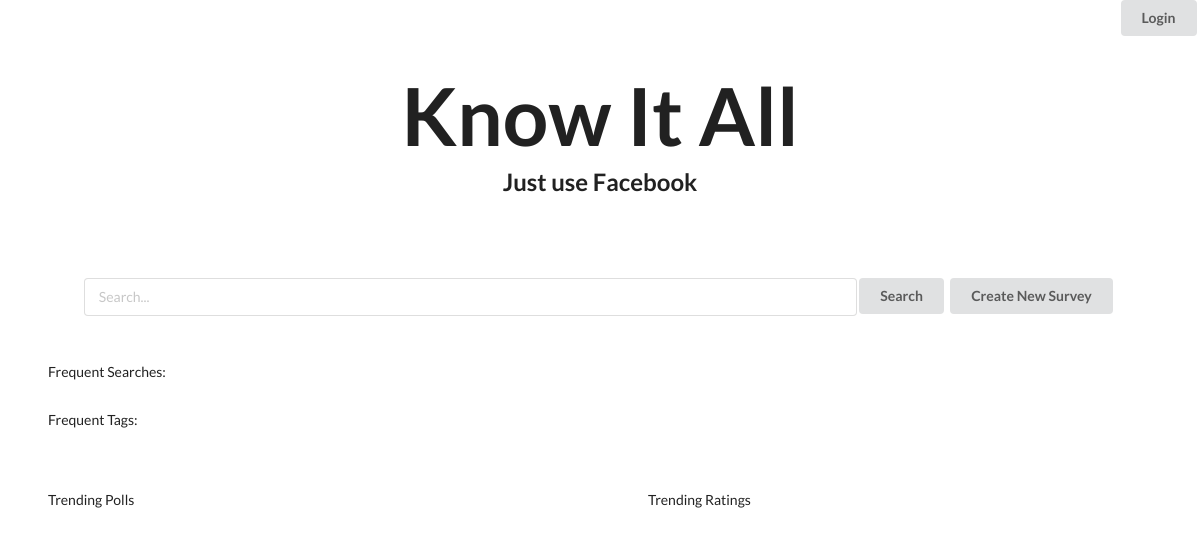
Before: /www/knowitall/home-search.php with the older database file.
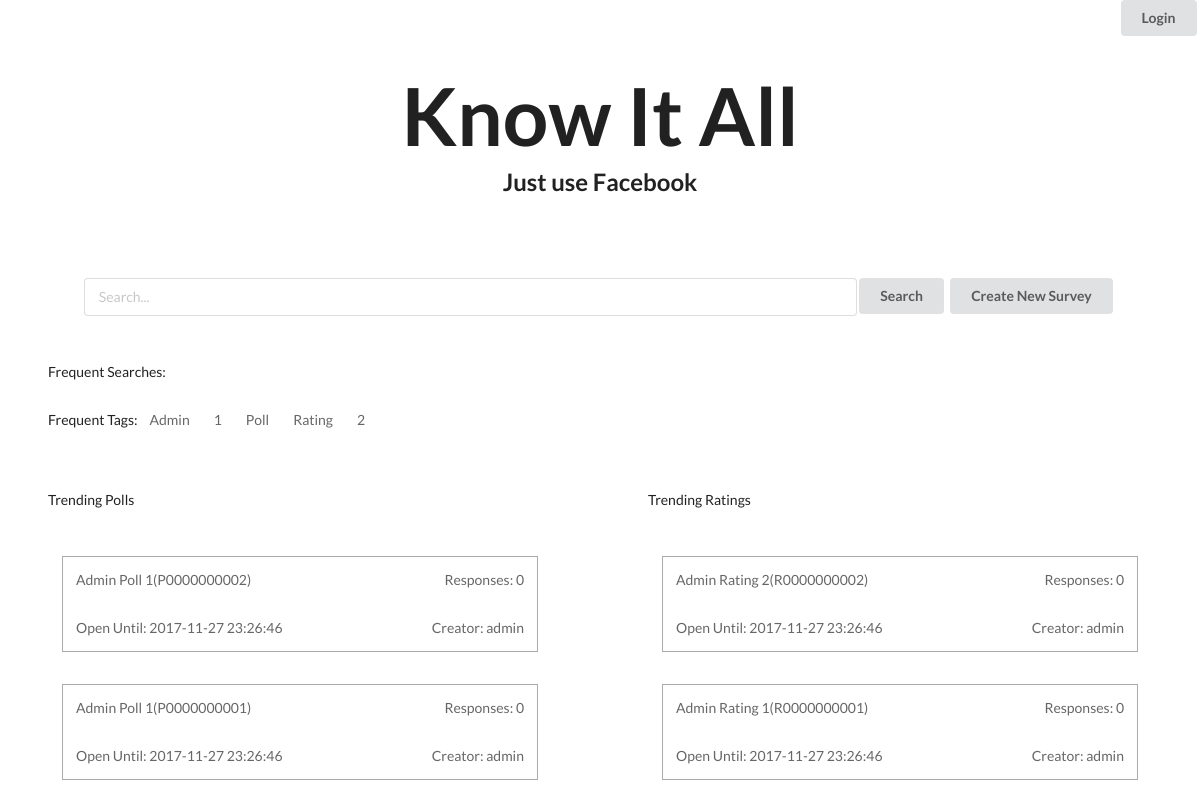
After: the same page with the newer database file.
### tables this page shows
CREATE TABLE `frequent_tag` (
  `tag` varchar(45) NOT NULL,
  `freq` int(45) NOT NULL
);

CREATE TABLE `survey` (
  `survey_id` varchar(45) NOT NULL,
  `survey_title` varchar(1000) NOT NULL,
  `user_id` varchar(45) NOT NULL,
  `rating_average` double NOT NULL,
  `create_time` varchar(45) DEFAULT NULL,
  `survey_tags` varchar(1000) NOT NULL,
  `voter_number` int(45) NOT NULL,
  `close_time` timestamp NOT NULL DEFAULT CURRENT_TIMESTAMP ON UPDATE CURRENT_TIMESTAMP
);

CREATE TABLE `user` (
  `user_id` varchar(45) NOT NULL,
  `usc_email` varchar(45) NOT NULL,
  `usc_id` varchar(45) NOT NULL,
  `password` varchar(100) NOT NULL,
  `user_name` varchar(45) NOT NULL
);

### www/knowitall/home-search.php (the view, shortened to what this page needs)
<?php
  include("database-connector.php");
?>
<!DOCTYPE html>
<html lang="en">
  <head>
    <?php include("all-css.php");?>
  </head>
  <body>
    <button class="ui button float-right link-btn"><a class="float-right" href="login.php"><?php include("login-out.php"); ?></a></button>
    <?php include('big-header.php');?>
    <form class="ui form search-bar custom-pad-hor master-center custom-pad-vert" action="search-results.php" method="get" id="search">
      <input class="" type="text" placeholder="Search..." name="search" required="true">
      <button class="ui button" type="submit" form="search" value="Submit">Search</button>
      <button class="ui button link-btn"><a href="create.php">Create New Survey</a></button>
    </form>
    <div class="ui grid">
     <div class="row custom-pad-hor">
        <span>Frequent Searches: </span>
      </div>
      <div class="row custom-pad-hor custom-margin-bot-small">
        <span>Frequent Tags: </span>
        <?php
          $sql = $conn->prepare("SELECT * FROM frequent_tag ORDER BY freq DESC LIMIT 5;");
          $sql->execute();
          $ans = $sql->get_result();
          for($i = 0; $i < $ans->num_rows; $i++){
            $row = $ans->fetch_assoc();
            echo "<a href=\"search-results.php?search=".$row['tag']."\"><span class=\"custom-pad-hor-small\">".$row['tag']."</span></a>";
          }
        ?>
      </div>
      <div class="two column row">
        <div class="column">
          <span class="custom-pad-hor">Trending Polls</span>
          <ul>
            <?php include("show-trending-polls.php"); ?>
          </ul>
        </div>
        <div class="column">
          <span class="custom-pad-hor">Trending Ratings</span>
          <ul>
            <?php include("show-trending-ratings.php"); ?>
          </ul>
        </div>
      </div>
    </div>
  </body>
</html>

### www/knowitall/show-trending-polls.php
<?php
  include("database-connector.php");
  $sql = $conn->prepare("SELECT * FROM trending_survey WHERE survey_id LIKE \"P%\" ORDER BY survey_id DESC;");
  $sql->execute();
  $result = $sql->get_result();
  $j = $result->num_rows;
  for($i = 0; $i < $j; $i++){
    $trow = $result->fetch_assoc();
    $sql = $conn->prepare("SELECT * FROM survey WHERE survey_id = ?;");
    $sql->bind_param('s', $trow['survey_id']);
    $sql->execute();
    $sresult = $sql->get_result();
    $srow = $sresult->fetch_assoc();
    $sql = $conn->prepare("SELECT user_name FROM user WHERE user_id = ?;");
    $sql->bind_param('s', $srow['user_id']);
    $sql->execute();
    $uresult = $sql->get_result();
    $urow = $uresult->fetch_assoc();
    include("trending-card.php");
  }
?>

### www/knowitall/trending-card.php
<li class="surveylink custom-pad-hor custom-pad-top">
	<a href="survey.php?id=<?php echo $srow['survey_id']; ?>">
	  <div class="ui grid">
	    <div class="twelve wide column"><?php echo $srow['survey_title']; ?>(<?php echo $srow['survey_id']; ?>)</div>
	    <div class="four wide column"><span class="float-right">Responses: <?php echo $srow['voter_number']; ?></span></div>
	    <div class="eight wide column">Open Until: <?php echo $srow['close_time']; ?></div>
	    <div class="eight wide column"><span class="float-right">Creator: <?php echo $urow['user_name']; ?></span></div>
	  </div>
	</a>
</li>

### www/knowitall/show-trending-ratings.php
<?php
  include("database-connector.php");
  $sql = $conn->prepare("SELECT * FROM trending_survey WHERE survey_id LIKE \"R%\" ORDER BY survey_id DESC;");
  $sql->execute();
  $result = $sql->get_result();
  $j = $result->num_rows;
  for($i = 0; $i < $j; $i++){
    $trow = $result->fetch_assoc();
    $sql = $conn->prepare("SELECT * FROM survey WHERE survey_id = ?;");
    $sql->bind_param('s', $trow['survey_id']);
    $sql->execute();
    $sresult = $sql->get_result();
    $srow = $sresult->fetch_assoc();
    $sql = $conn->prepare("SELECT user_name FROM user WHERE user_id = ?;");
    $sql->bind_param('s', $srow['user_id']);
    $sql->execute();
    $uresult = $sql->get_result();
    $urow = $uresult->fetch_assoc();
    include("trending-card.php");
  }
?>

Changed rows visible on the page:
added frequent_tag: tag "Admin"
added frequent_tag: tag "1"
added frequent_tag: tag "Poll"
added frequent_tag: tag "Rating"
added frequent_tag: tag "2"
added survey: survey_title "Admin Poll 1", survey_id "P0000000002", voter_number "0", close_time "2017-11-27 23:26:46", user.user_name "admin"
added survey: survey_title "Admin Poll 1", survey_id "P0000000001", voter_number "0", close_time "2017-11-27 23:26:46", user.user_name "admin"
added survey: survey_title "Admin Rating 2", survey_id "R0000000002", voter_number "0", close_time "2017-11-27 23:26:46", user.user_name "admin"
added survey: survey_title "Admin Rating 1", survey_id "R0000000001", voter_number "0", close_time "2017-11-27 23:26:46", user.user_name "admin"
